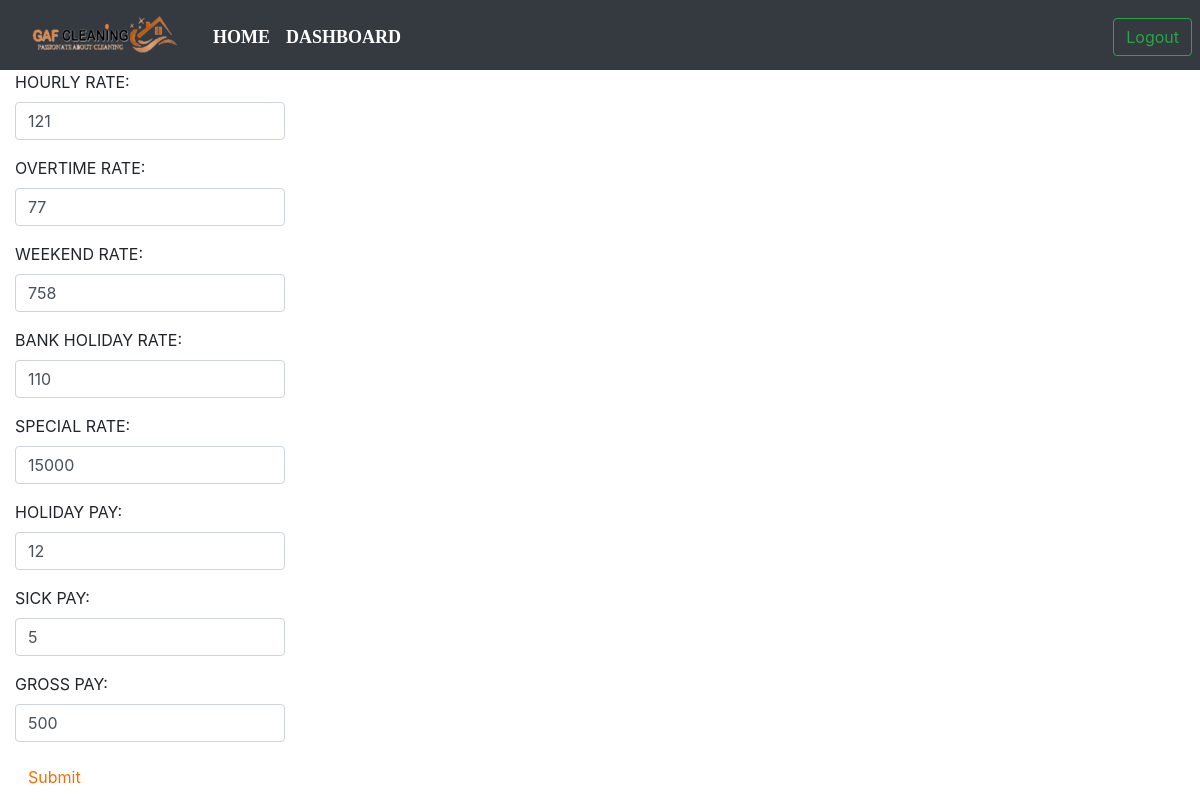
The app's page /editRates/ (signed in) with its own data.
### pages/models.py (models this page shows)
class Panel(models.Model):
    user=models.OneToOneField(User, null=True, blank=True, on_delete=models.CASCADE)
    rates = models.OneToOneField(Rates, null=True, blank=True, on_delete=models.CASCADE)

class Rates(models.Model):
    hourlyRate = models.CharField(max_length=10)
    overtimeRate = models.CharField(max_length=10)
    weekendRate  =models.CharField(max_length=10)
    bankHolidayRate = models.CharField(max_length=10)
    specialRate = models.CharField(max_length=10)
    holidayPay = models.CharField(max_length=10)
    sickPay = models.CharField(max_length=10)
    grossPay = models.CharField(max_length=10)

### pages/views.py (the view, shortened to what this page needs)
# urls.py: path("editRates/", editHourlyRate, name="editRates"),
def editHourlyRate(request):
    if "Admin" in [g.name for g in request.user.groups.all()]:
        panel = Panel.objects.get(user=request.user)
        context={
            "panel":panel
        }
        return render(request, "hourlyRateForm.html" , context)
    else:
        return redirect('home')

### templates/hourlyRateForm.html (shortened to what this page needs)
{% load static %}
<!DOCTYPE html>
<html lang="en">
<head>
    <link rel="stylesheet" href="{% static 'header.css' %}">
    <link rel="stylesheet" href="https://cdnjs.cloudflare.com/ajax/libs/animate.css/3.7.2/animate.min.css">
    <link rel="stylesheet" href="https://maxcdn.bootstrapcdn.com/bootstrap/4.0.0/css/bootstrap.min.css" >
</head>
<body>
  <nav class="navbar navbar-expand-lg navbar-dark bg-dark">
  <div class="container-fluid mt-1">
    <a href="{% url 'home' %}" class="pull-left" ><img src="{% static 'images/logo1.png' %}"></a>
    <div class="collapse navbar-collapse" id="navbarSupportedContent">
      <ul class="navbar-nav me-auto mb-2 mb-lg-0 mx-4">
        <li class="nav-item">
          <a class="nav-link active" aria-current="page" href="{% url 'home' %}">Home</a>
        </li>
        <li class="nav-item">
          <a class="nav-link active" aria-current="page" href="{% url 'dashboard' %}">Dashboard</a>
        </li>
	    </ul>
        <div class="btn-group mx-2" role="group" aria-label="Basic outlined example"  style="position: absolute; right: 0;">
          <a href="{% url 'logout' %}"><button type="button" class="btn btn-outline-success">Logout</button></a>
        </div>
    </div>
  </div>
</nav>
<div>
    <form class="form-horizontal" method="POST"> {% csrf_token %}
        <div class="form-group">
          <label class="control-label col-sm-2" for="email">HOURLY RATE:</label>
          <div class="col-sm-3">
            <input type="text" class="form-control" name="hourlyRate" id="email" placeholder="Enter  " value="{{ panel.rates.hourlyRate }}">
          </div>
        </div>
        <div class="form-group">
          <label class="control-label col-sm-2" for="pwd">OVERTIME RATE:</label>
          <div class="col-sm-3">
            <input type="text" class="form-control" id="pwd" name="overtimeRate" placeholder="Enter  " value="{{ panel.rates.overtimeRate }}">
          </div>
        </div>
        <div class="form-group">
            <label class="control-label col-sm-2" for="pwd">WEEKEND RATE:</label>
            <div class="col-sm-3">
              <input type="text" class="form-control" id="pwd" name="weekendRate" placeholder="Enter  " value="{{ panel.rates.weekendRate }}">
            </div>
        </div>
        <div class="form-group">
            <label class="control-label col-sm-2" for="pwd">BANK HOLIDAY RATE:</label>
            <div class="col-sm-3">
              <input type="text" class="form-control" id="pwd" name="bankHolidayRate" placeholder="Enter  " value="{{ panel.rates.bankHolidayRate}}">
            </div>
        </div>
        <div class="form-group">
            <label class="control-label col-sm-2" for="pwd">SPECIAL RATE:</label>
            <div class="col-sm-3">
              <input type="text" class="form-control" id="pwd" name="specialRate" placeholder="Enter  " value="{{ panel.rates.specialRate }}">
            </div>
        </div>
        <div class="form-group">
            <label class="control-label col-sm-2" for="pwd">HOLIDAY PAY:</label>
            <div class="col-sm-3">
              <input type="text" class="form-control" id="pwd" name="holidayPay" placeholder="Enter  " value="{{ panel.rates.holidayPay }}">
            </div>
        </div>
        <div class="form-group">
            <label class="control-label col-sm-2" for="pwd">SICK PAY:</label>
            <div class="col-sm-3">
              <input type="text" class="form-control" id="pwd" name="sickPay" placeholder="Enter " value="{{ panel.rates.sickPay }}">
            </div>
        </div>
        <div class="form-group">
            <label class="control-label col-sm-2" for="pwd">GROSS PAY:</label>
            <div class="col-sm-3">
              <input type="text" class="form-control" id="pwd" name="grossPay" placeholder="Enter " value="{{ panel.rates.grossPay}}">
            </div>
        </div>
        <div class="form-group">
          <div class="col-sm-offset-2 col-sm-10">
            <button type="submit" class="btn ">Submit</button>
          </div>
        </div>
      </form>
</div>

### static/header.css (style rules this page uses)
.navbar-nav a { font-family: consolas; font-size: 18px; text-transform: uppercase; font-weight: bold; }
.navbar-nav { text-align: center; }
.nav-link { padding: .2rem 1rem; }
button { color: #f06e03; padding: 10px 25px; background: transparent; border: 3px solid rgb(0, 0, 0); border-radius: 20px; outline: none; cursor: pointer; }
body { padding: 0; margin: 0; background-color: #17141d; color: white; font-family: 'DM Mono', monospace; }

### records on screen
Panel: hourlyRate "121", overtimeRate "77", weekendRate "758", bankHolidayRate "110", specialRate "15000", holidayPay "12", sickPay "5", grossPay "500"
